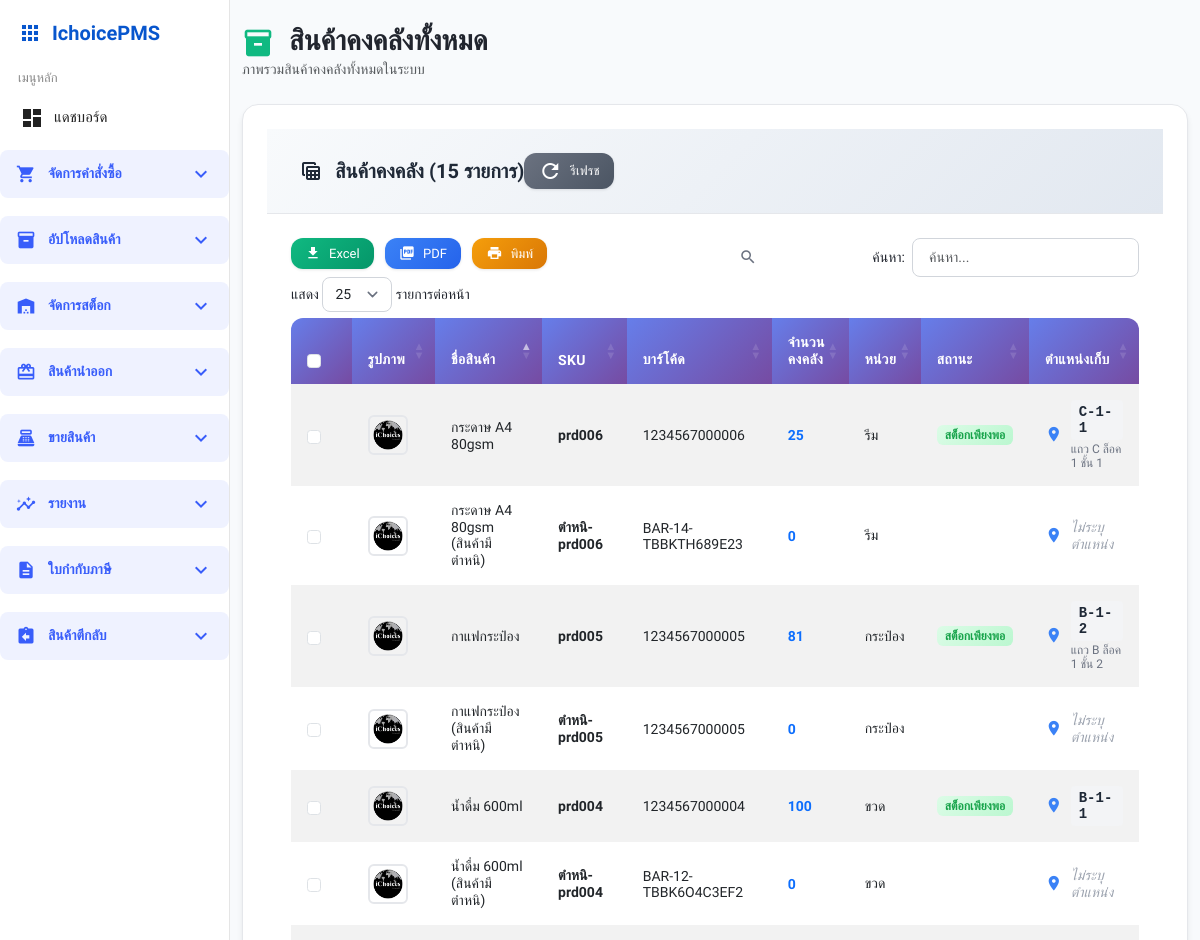
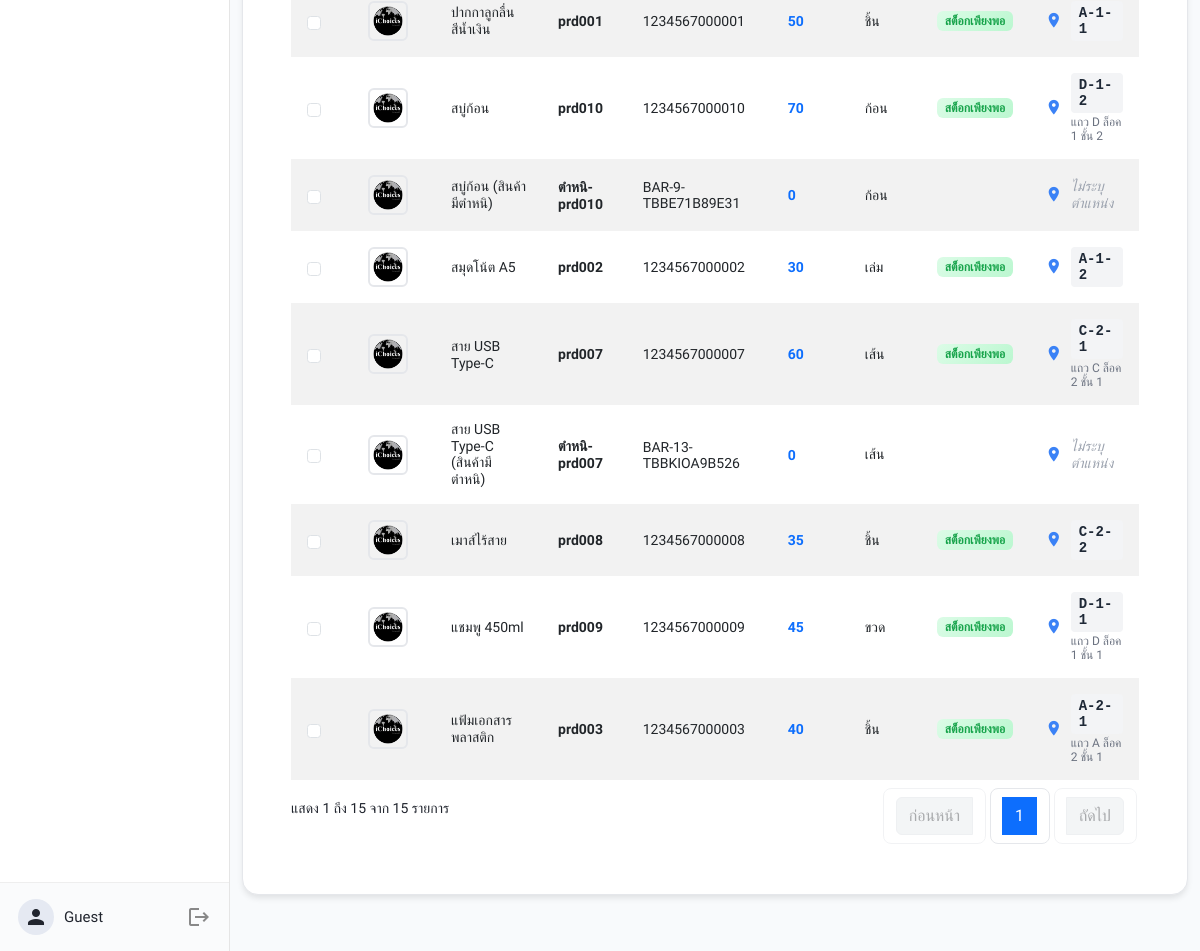
The app's page /stock/all_stock.php with its own data (2 pictures, top to bottom).
### tables this page shows
CREATE TABLE `products` (
  `product_id` int(11) NOT NULL,
  `name` varchar(100) NOT NULL,
  `sku` varchar(255) DEFAULT NULL,
  `barcode` varchar(50) DEFAULT NULL,
  `unit` varchar(20) DEFAULT NULL,
  `image` varchar(255) DEFAULT NULL,
  `remark_color` varchar(100) NOT NULL,
  `remark_weight` varchar(255) DEFAULT NULL,
  `remark_split` int(11) NOT NULL,
  `is_active` int(11) NOT NULL,
  `created_by` int(11) DEFAULT NULL,
  `created_at` datetime DEFAULT current_timestamp(),
  `product_category_id` int(11) DEFAULT NULL,
  `category_name` varchar(100) DEFAULT NULL COMMENT 'ชื่อประเภท'
);

### stock/all_stock.php (the view, shortened to what this page needs)
<?php
include '../templates/sidebar.php';
$sql_stock = "
    SELECT
        p.product_id,
        p.name,
        p.sku,
        p.barcode,
        p.unit,
        p.image,
        COALESCE(SUM(ri.receive_qty), 0) AS total_stock,
        CASE
            WHEN l.row_code IS NOT NULL AND l.bin IS NOT NULL AND l.shelf IS NOT NULL
            THEN CONCAT(l.row_code, '-', l.bin, '-', l.shelf)
            WHEN l.description IS NOT NULL
            THEN l.description
            ELSE 'ไม่ระบุตำแหน่ง'
        END as location_display,
        l.description as location_description,
        CASE
            WHEN COALESCE(SUM(ri.receive_qty), 0) > 10 THEN 'high'
            WHEN COALESCE(SUM(ri.receive_qty), 0) BETWEEN 2 AND 10 THEN 'medium'
            WHEN COALESCE(SUM(ri.receive_qty), 0) <= 1 AND COALESCE(SUM(ri.receive_qty), 0) > 0 THEN 'low'
            ELSE 'out'
        END as stock_status
    FROM products p
    LEFT JOIN purchase_order_items poi ON poi.product_id = p.product_id
    LEFT JOIN receive_items ri ON ri.item_id = poi.item_id
    LEFT JOIN product_location pl ON pl.product_id = p.product_id
    LEFT JOIN locations l ON l.location_id = pl.location_id
    GROUP BY p.product_id, p.name, p.sku, p.barcode, p.unit, p.image, l.row_code, l.bin, l.shelf, l.description
    HAVING total_stock >= 0
    ORDER BY p.name
";
$stmt = $pdo->query($sql_stock);
$products = $stmt->fetchAll(PDO::FETCH_ASSOC);
?>
<!DOCTYPE html>
<html lang="th">
<head>
    <link href="https://cdn.jsdelivr.net/npm/bootstrap@5.3.0/dist/css/bootstrap.min.css" rel="stylesheet">
    <link href="https://cdn.datatables.net/1.13.7/css/dataTables.bootstrap5.min.css" rel="stylesheet">
    <link rel="stylesheet" href="../assets/base.css">
    <link rel="stylesheet" href="../assets/sidebar.css">
    <link rel="stylesheet" href="../assets/components.css">
    <link href="../assets/modern-table.css" rel="stylesheet">
    <link href="../assets/mainwrap-modern.css" rel="stylesheet">
</head>
<body>
<div class="mainwrap">
    <div class="container-fluid py-4">
        <div class="d-flex justify-content-between align-items-center mb-4">
            <div>
                <h1 class="h3 mb-0 text-gray-800 fw-bold">
                    <span class="material-icons align-middle me-2" style="font-size: 2rem; color: #10b981;">inventory_2</span>
                    สินค้าคงคลังทั้งหมด
                </h1>
                <p class="text-muted mb-0">ภาพรวมสินค้าคงคลังทั้งหมดในระบบ</p>
            </div>
        </div>
        <div class="table-card">
            <div class="table-header">
                <div class="d-flex justify-content-between align-items-center">
                    <h5 class="table-title mb-0">
                        <span class="material-icons">table_view</span>
                        สินค้าคงคลัง (<?= count($products) ?> รายการ)
                    </h5>
                    <div class="table-actions">
                        <button class="btn-modern btn-modern-secondary btn-sm refresh-table me-2" onclick="location.reload()">
                            <span class="material-icons">refresh</span>
                            รีเฟรช
                        </button>
                    </div>
                </div>
            </div>
            <div class="table-body">
                <table id="all-stock-table" class="table modern-table table-striped table-hover">
                    <thead>
                        <tr>
                            <th style="width: 60px;">รูปภาพ</th>
                            <th>ชื่อสินค้า</th>
                            <th>SKU</th>
                            <th>บาร์โค้ด</th>
                            <th>จำนวนคงคลัง</th>
                            <th>หน่วย</th>
                            <th>สถานะ</th>
                            <th>ตำแหน่งเก็บ</th>
                        </tr>
                    </thead>
                    <tbody>
                        <?php if (empty($products)): ?>
                        <tr>
                            <td colspan="8" class="text-center py-4">
                                <div class="d-flex flex-column align-items-center">
                                    <span class="material-icons mb-2" style="font-size: 3rem; color: #d1d5db;">inventory</span>
                                    <h5 class="text-muted">ไม่พบข้อมูลสินค้าคงคลัง</h5>
                                    <p class="text-muted mb-0">ยังไม่มีการรับสินค้าเข้าสต็อก</p>
                                </div>
                            </td>
                        </tr>
                        <?php else: ?>
                        <?php foreach ($products as $product): ?>
                            <tr data-id="<?= $product['product_id'] ?>">
                                <td>
                                    <?php
                                    $image_path = '../images/noimg.png';
                                    ?>
                                    <img src="<?= htmlspecialchars($image_path) ?>"
                                         alt="<?= htmlspecialchars($product['name']) ?>"
                                         class="product-image"
                                         onerror="this.src='../images/noimg.png'">
                                </td>
                                <td><?= htmlspecialchars($product['name']) ?></td>
                                <td><span class="fw-bold"><?= htmlspecialchars($product['sku']) ?></span></td>
                                <td><?= htmlspecialchars($product['barcode']) ?></td>
                                <td><span class="fw-bold text-primary"><?= number_format($product['total_stock']) ?></span></td>
                                <td><?= htmlspecialchars($product['unit']) ?></td>
                                <td>
                                    <?php
                                    $status_text = '';
                                    $status_class = '';
                                    switch ($product['stock_status']) {
                                        case 'high':
                                            $status_text = 'สต็อกเพียงพอ';
                                            $status_class = 'stock-high';
                                            break;
                                    }
                                    ?>
                                    <span class="badge stock-badge <?= $status_class ?>"><?= $status_text ?></span>
                                </td>
                                <td>
                                    <div class="location-info">
                                        <span class="material-icons text-info" style="font-size: 1.1rem;">place</span>
                                        <div>
                                            <?php if ($product['location_display'] === 'ไม่ระบุตำแหน่ง'): ?>
                                                <span class="no-location"><?= htmlspecialchars($product['location_display']) ?></span>
                                            <?php else: ?>
                                                <div class="location-code"><?= htmlspecialchars($product['location_display']) ?></div>
                                                <?php if (!empty($product['location_description']) && $product['location_description'] != $product['location_display']): ?>
                                                    <div class="location-description"><?= htmlspecialchars($product['location_description']) ?></div>
                                                <?php endif; ?>
                                            <?php endif; ?>
                                        </div>
                                    </div>
                                </td>
                            </tr>
                        <?php endforeach; ?>
                        <?php endif; ?>
                    </tbody>
                </table>
            </div>
        </div>
    </div>
</div>
</body>
</html>

### assets/base.css (style rules this page uses)
:root { --brand: #1634ab; --bg: #f6f7fb; --card: #fff; --border: #efefef; --accent: #eeffed; --danger: #f56565; --success: #32c671; --pending: #ffd45e; --text: #21252e; --muted: #7d869c; --font-base: 14px; }
* { box-sizing: border-box; }
body { margin: 0; background: var(--bg); font-family: 'Prompt', sans-serif; color: var(--text); font-size: var(--font-base); }

### assets/sidebar.css (style rules this page uses)
@media (min-width: 901px) { .mainwrap { margin-left: 230px; transition: margin-left 0.2s; } }

### assets/components.css (style rules this page uses)
.table-card { background:#fff; border-radius:12px; box-shadow:0 2px 18px #0001; padding:24px; max-width:1200px; margin:auto; }

### assets/modern-table.css (style rules this page uses)
.mainwrap { --table-primary: #667eea; --table-gradient: linear-gradient(135deg, #667eea 0%, #764ba2 100%); --table-success: #10b981; --table-warning: #f59e0b; --table-danger: #ef4444; --table-info: #3b82f6; --table-light: #f8fafc; --table-dark: #1f2937; --table-border: #e5e7eb; --table-shadow: 0 4px 6px -1px rgba(0, 0, 0, 0.1); }
table.modern-table { border-collapse: separate !important; border-spacing: 0 !important; width: 100% !important; font-size: 0.875rem; }
table.modern-table thead th { background: var(--table-gradient) !important; color: white !important; font-weight: 600 !important; padding: 1rem !important; text-align: left !important; border: none !important; font-size: 0.875rem !important; text-transform: uppercase !important; letter-spacing: 0.025em !important; position: relative; }
table.modern-table thead th:last-child { border-radius: 0 0.75rem 0 0; }
table.modern-table tbody tr { border-bottom: 1px solid var(--table-border); transition: all 0.3s ease; }
table.modern-table tbody tr:last-child { border-bottom: none; }
table.modern-table tbody td { padding: 1rem !important; vertical-align: middle !important; border: none !important; }
.btn-modern { padding: 0.625rem 1.25rem; border-radius: 0.75rem; font-weight: 500; border: none; cursor: pointer; transition: all 0.3s ease; display: inline-flex; align-items: center; gap: 0.5rem; text-decoration: none; font-size: 0.875rem; }
.text-info { color: var(--table-info) !important; }

### assets/mainwrap-modern.css (style rules this page uses)
.mainwrap .table-card { background: white; border-radius: 1rem; box-shadow: 0 4px 6px -1px rgba(0, 0, 0, 0.1); border: 1px solid #e5e7eb; overflow: hidden; margin-bottom: 2rem; }
.mainwrap .table-header { padding: 1.5rem 2rem; background: linear-gradient(135deg, #f8fafc 0%, #e2e8f0 100%); border-bottom: 1px solid #e5e7eb; display: flex; justify-content: between; align-items: center; flex-wrap: wrap; gap: 1rem; }
.mainwrap .table-title { font-size: 1.25rem; font-weight: 600; color: #1f2937; display: flex; align-items: center; gap: 0.75rem; }
.mainwrap .table-body { padding: 0; }
.mainwrap .table-actions { display: flex; gap: 0.75rem; flex-wrap: wrap; }
.mainwrap .btn-modern { display: inline-flex; align-items: center; gap: 0.5rem; padding: 0.625rem 1.25rem; font-size: 0.875rem; font-weight: 500; border-radius: 0.75rem; border: none; cursor: pointer; text-decoration: none; transition: all 0.3s ease; box-shadow: 0 1px 3px rgba(0, 0, 0, 0.1); }
.mainwrap .btn-modern-secondary { background: linear-gradient(135deg, #6b7280 0%, #4b5563 100%); color: white; }
.mainwrap .btn-sm { padding: 0.375rem 0.875rem; font-size: 0.8125rem; }
.mainwrap * { position: relative; }

### templates/sidebar.php (style rules this page uses)
body { margin: 0; font-family: 'Prompt', sans-serif; }

### stock/all_stock.php (style rules this page uses)
body { font-family: 'Prompt', sans-serif; background-color: #f8fafc; }
.product-image { width: 40px; height: 40px; object-fit: cover; border-radius: 6px; border: 2px solid #e5e7eb; }
.stock-badge { font-size: 0.75rem; font-weight: 600; padding: 0.25rem 0.5rem; border-radius: 6px; }
.stock-high { background: linear-gradient(135deg, #dcfce7 0%, #bbf7d0 100%); color: #16a34a; }
.location-info { display: flex; align-items: center; gap: 0.5rem; }
.location-code { font-family: 'Courier New', monospace; font-weight: 600; color: #1f2937; background: #f3f4f6; padding: 0.25rem 0.5rem; border-radius: 4px; font-size: 0.875rem; }
.location-description { font-size: 0.75rem; color: #6b7280; margin-top: 0.125rem; }
.no-location { color: #9ca3af; font-style: italic; }

### records on screen
products: name "กระดาษ A4 80gsm", sku "prd006", barcode "1234567000006", total_stock "25", unit "รีม", status_text "สต็อกเพียงพอ", location_display "C-1-1", location_description "แถว C ล็อค 1 ชั้น 1"
products: name "กระดาษ A4 80gsm (สินค้ามีตำหนิ)", sku "ตำหนิ-prd006", barcode "BAR-14-TBBKTH689E23", total_stock "0", unit "รีม", location_display "ไม่ระบุตำแหน่ง"
products: name "กาแฟกระป๋อง", sku "prd005", barcode "1234567000005", total_stock "81", unit "กระป๋อง", status_text "สต็อกเพียงพอ", location_display "B-1-2", location_description "แถว B ล็อค 1 ชั้น 2"
products: name "กาแฟกระป๋อง (สินค้ามีตำหนิ)", sku "ตำหนิ-prd005", barcode "1234567000005", total_stock "0", unit "กระป๋อง", location_display "ไม่ระบุตำแหน่ง"
products: name "น้ำดื่ม 600ml", sku "prd004", barcode "1234567000004", total_stock "100", unit "ขวด", status_text "สต็อกเพียงพอ", location_display "B-1-1"
products: name "น้ำดื่ม 600ml (สินค้ามีตำหนิ)", sku "ตำหนิ-prd004", barcode "BAR-12-TBBK6O4C3EF2", total_stock "0", unit "ขวด", location_display "ไม่ระบุตำแหน่ง"
products: name "ปากกาลูกลื่นสีน้ำเงิน", sku "prd001", barcode "1234567000001", total_stock "50", unit "ชิ้น", status_text "สต็อกเพียงพอ", location_display "A-1-1"
products: name "สบู่ก้อน", sku "prd010", barcode "1234567000010", total_stock "70", unit "ก้อน", status_text "สต็อกเพียงพอ", location_display "D-1-2", location_description "แถว D ล็อค 1 ชั้น 2"
products: name "สบู่ก้อน (สินค้ามีตำหนิ)", sku "ตำหนิ-prd010", barcode "BAR-9-TBBE71B89E31", total_stock "0", unit "ก้อน", location_display "ไม่ระบุตำแหน่ง"
products: name "สมุดโน้ต A5", sku "prd002", barcode "1234567000002", total_stock "30", unit "เล่ม", status_text "สต็อกเพียงพอ", location_display "A-1-2"
products: name "สาย USB Type-C", sku "prd007", barcode "1234567000007", total_stock "60", unit "เส้น", status_text "สต็อกเพียงพอ", location_display "C-2-1", location_description "แถว C ล็อค 2 ชั้น 1"
products: name "สาย USB Type-C (สินค้ามีตำหนิ)", sku "ตำหนิ-prd007", barcode "BAR-13-TBBKIOA9B526", total_stock "0", unit "เส้น", location_display "ไม่ระบุตำแหน่ง"
products: name "เมาส์ไร้สาย", sku "prd008", barcode "1234567000008", total_stock "35", unit "ชิ้น", status_text "สต็อกเพียงพอ", location_display "C-2-2"
products: name "แชมพู 450ml", sku "prd009", barcode "1234567000009", total_stock "45", unit "ขวด", status_text "สต็อกเพียงพอ", location_display "D-1-1", location_description "แถว D ล็อค 1 ชั้น 1"
products: name "แฟ้มเอกสารพลาสติก", sku "prd003", barcode "1234567000003", total_stock "40", unit "ชิ้น", status_text "สต็อกเพียงพอ", location_display "A-2-1", location_description "แถว A ล็อค 2 ชั้น 1"

### other values on screen
$user_name "Guest"
count($products) "15"
